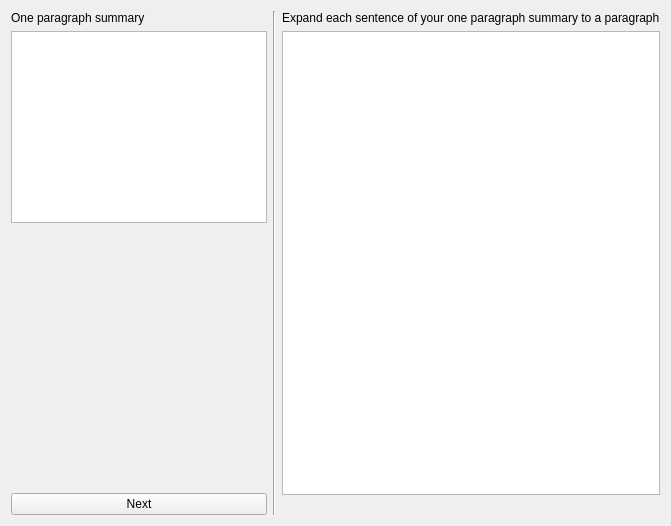
          <widget class="QWidget" name="tabWidgetPage1">
           <attribute name="title">
            <string>One page</string>
           </attribute>
           <layout class="QHBoxLayout" name="horizontalLayout_7">
            <item>
             <layout class="QVBoxLayout" name="verticalLayout_6">
              <item>
               <widget class="QLabel" name="label_22">
                <property name="text">
                 <string>One paragraph summary</string>
                </property>
               </widget>
              </item>
              <item>
               <widget class="textEditView" name="txtSummaryPara_2">
                <property name="readOnly">
                 <bool>true</bool>
                </property>
               </widget>
              </item>
              <item>
               <spacer name="verticalSpacer_4">
                <property name="orientation">
                 <enum>Qt::Vertical</enum>
                </property>
                <property name="sizeHint" stdset="0">
                 <size>
                  <width>20</width>
                  <height>264</height>
                 </size>
                </property>
               </spacer>
              </item>
              <item>
               <widget class="QPushButton" name="btnStepFive">
                <property name="text">
                 <string>Next</string>
                </property>
                <property name="icon">
                 <iconset theme="go-next">
                  <normaloff/>
                 </iconset>
                </property>
               </widget>
              </item>
             </layout>
            </item>
            <item>
             <widget class="Line" name="line_2">
              <property name="orientation">
               <enum>Qt::Vertical</enum>
              </property>
             </widget>
            </item>
            <item>
             <layout class="QVBoxLayout" name="verticalLayout_3">
              <item>
               <widget class="QLabel" name="label_17">
                <property name="text">
                 <string>Expand each sentence of your one paragraph summary to a paragraph</string>
                </property>
               </widget>
              </item>
              <item>
               <widget class="textEditView" name="txtSummaryPage"/>
              </item>
              <item>
               <widget class="QLabel" name="lblSummaryWCPage">
                <property name="text">
                 <string/>
                </property>
               </widget>
              </item>
             </layout>
            </item>
           </layout>
          </widget>
